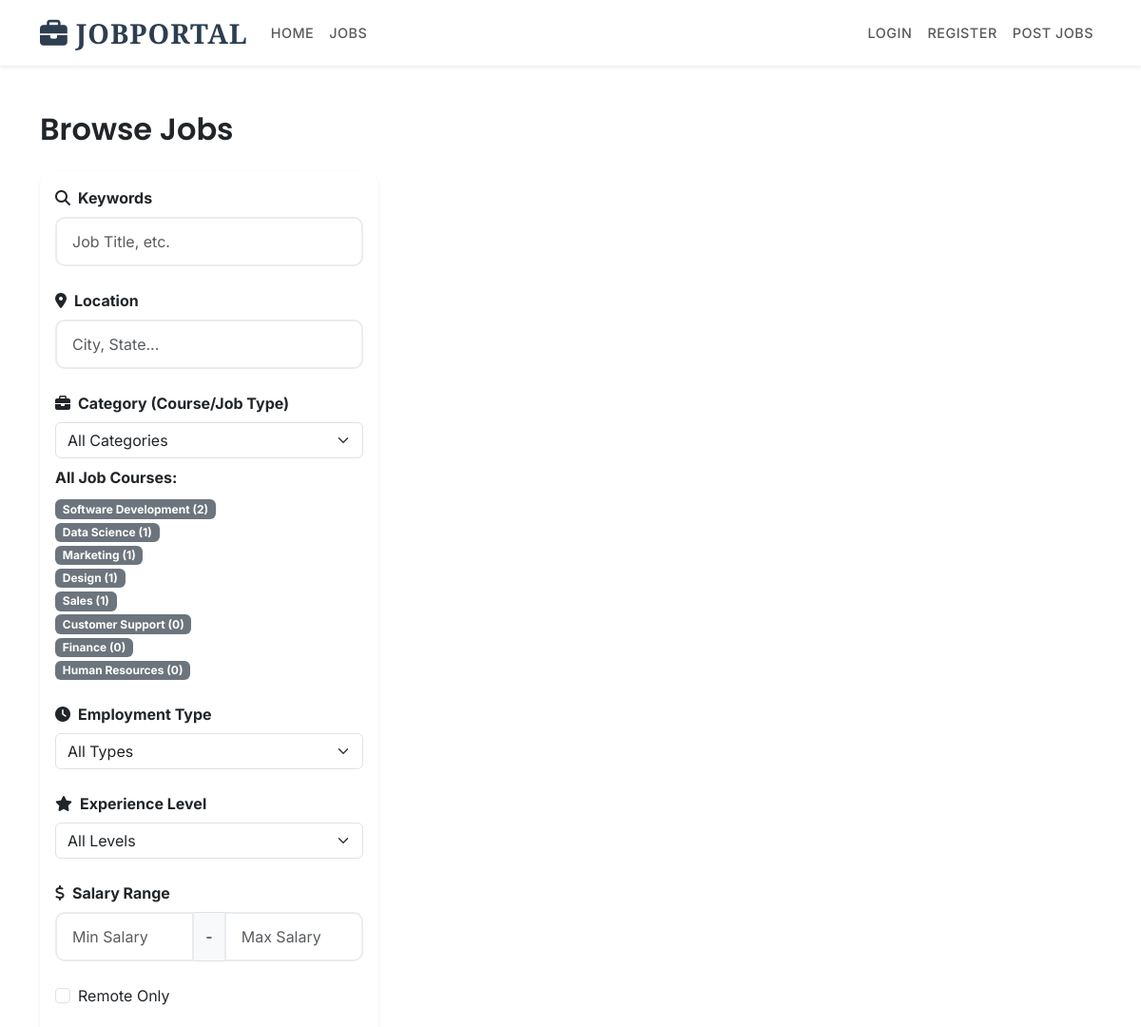
The app's page /jobs/ (upper part), older data.
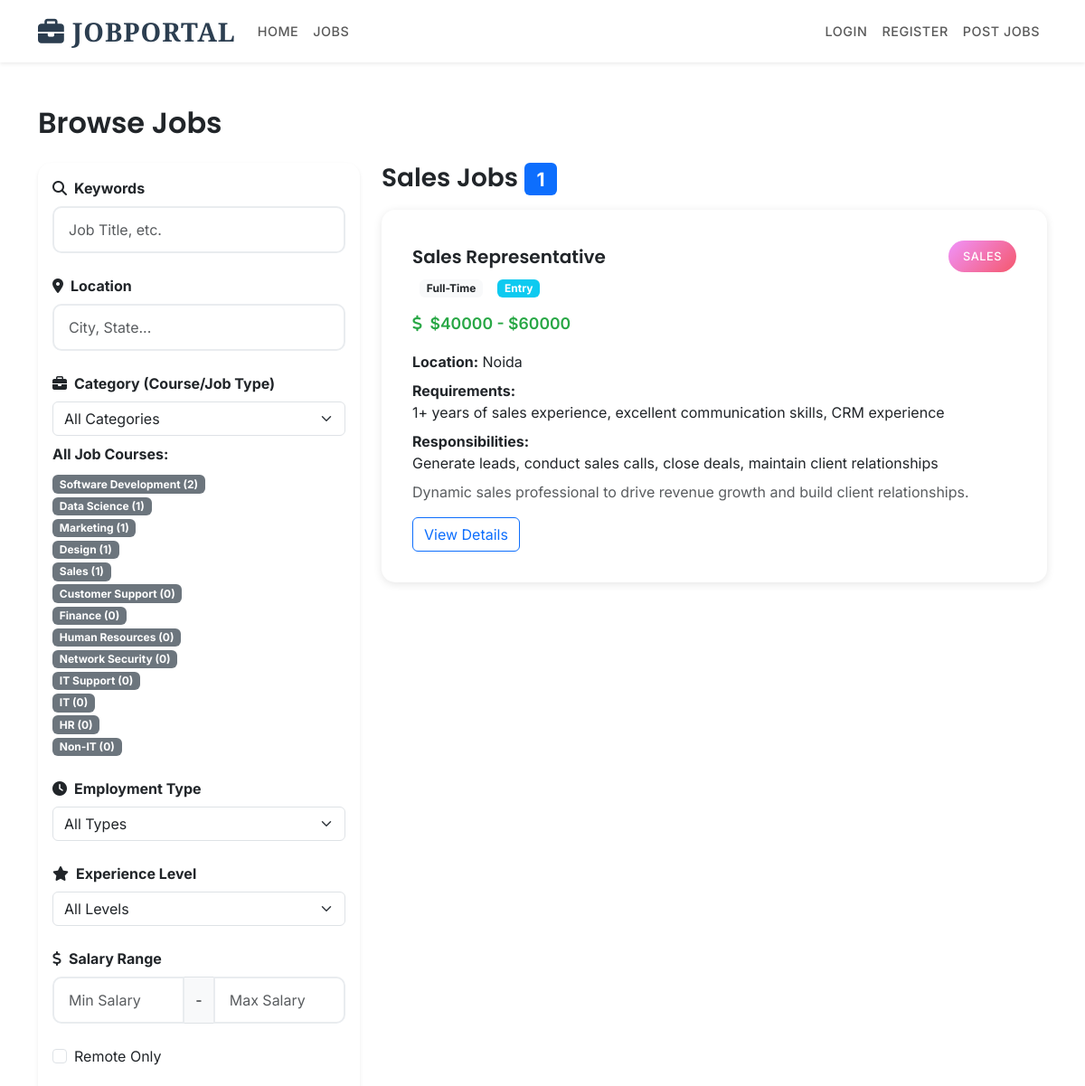
The same page, newer data.
### jobportal/models.py (models this page shows, shortened)
class Category(models.Model):
    name = models.CharField(max_length=100)
    description = models.TextField(blank=True)
    created_at = models.DateTimeField(auto_now_add=True)
    class Meta:
        verbose_name_plural = "Categories"
    def __str__(self):
        return self.name

class Job(models.Model):
    EMPLOYMENT_TYPE_CHOICES = [
        ('full-time', 'Full Time'),
        ('part-time', 'Part Time'),
        ('contract', 'Contract'),
        ('internship', 'Internship'),
        ('freelance', 'Freelance'),
    ]
    EXPERIENCE_LEVEL_CHOICES = [
        ('freshers', 'Freshers'),
        ('entry', 'Entry Level'),
        ('mid', 'Mid Level'),
        ('experienced', 'Experienced'),
        ('senior', 'Senior Level'),
        ('executive', 'Executive'),
    ]
    title = models.CharField(max_length=200)
    company = models.ForeignKey(Company, on_delete=models.CASCADE, related_name='jobs')
    category = models.ForeignKey(Category, on_delete=models.CASCADE, related_name='jobs')
    description = models.TextField()
    requirements = models.TextField()
    responsibilities = models.TextField()
    location = models.CharField(max_length=200)
    employment_type = models.CharField(max_length=20, choices=EMPLOYMENT_TYPE_CHOICES)
    experience_level = models.CharField(max_length=20, choices=EXPERIENCE_LEVEL_CHOICES)
    salary_min = models.DecimalField(max_digits=10, decimal_places=2, blank=True, null=True)
    salary_max = models.DecimalField(max_digits=10, decimal_places=2, blank=True, null=True)
    is_remote = models.BooleanField(default=False)
    is_active = models.BooleanField(default=True)
    created_at = models.DateTimeField(auto_now_add=True)
    updated_at = models.DateTimeField(auto_now=True)
    deadline = models.DateField(blank=True, null=True)
    class Meta:
        ordering = ['-created_at']

### jobportal/views.py (the view)
# urls.py: path('jobs/', views.job_list, name='job_list'),
def job_list(request):
    jobs = Job.objects.filter(is_active=True)
    indian_cities = [
        'Bangalore', 'Bengaluru', 'Chennai', 'Hyderabad', 'Pune', 'Delhi', 'Mumbai', 'Kolkata', 'Ahmedabad',
        'Gurgaon', 'Noida', 'Jaipur', 'Lucknow', 'Chandigarh', 'Coimbatore', 'Indore', 'Nagpur', 'Patna',
        'Bhopal', 'Visakhapatnam', 'Vadodara', 'Ludhiana', 'Agra', 'Nashik', 'Faridabad', 'Meerut', 'Rajkot',
        'Varanasi', 'Srinagar', 'Aurangabad', 'Dhanbad', 'Amritsar', 'Allahabad', 'Ranchi', 'Howrah', 'Jabalpur',
        'Gwalior', 'Vijayawada', 'Jodhpur', 'Madurai', 'Raipur', 'Kota', 'Guwahati', 'Solapur', 'Hubli', 'Mysore',
        'Tiruchirappalli', 'Bareilly', 'Aligarh', 'Tiruppur', 'Moradabad', 'Jalandhar', 'Bhubaneswar', 'Salem',
        'Warangal', 'Guntur', 'Bhiwandi', 'Saharanpur', 'Gorakhpur', 'Bikaner', 'Amravati', 'Noida'
    ]
    city_q = Q(location__icontains='india') | Q(location__icontains='remote')
    for city in indian_cities:
        city_q |= Q(location__icontains=city)
    jobs = jobs.filter(city_q)
    search_form = JobSearchForm(request.GET)
    if search_form.is_valid():
        keyword = search_form.cleaned_data.get('keyword')
        location = search_form.cleaned_data.get('location')
        category = search_form.cleaned_data.get('category')
        employment_type = search_form.cleaned_data.get('employment_type')
        experience_level = search_form.cleaned_data.get('experience_level')
        is_remote = search_form.cleaned_data.get('is_remote')
        min_salary = search_form.cleaned_data.get('min_salary')
        max_salary = search_form.cleaned_data.get('max_salary')
        if keyword:
            jobs = jobs.filter(
                Q(title__icontains=keyword) |
                Q(description__icontains=keyword) |
                Q(company__name__icontains=keyword)
            )
        if location:
            jobs = jobs.filter(location__icontains=location)
        if category:
            jobs = jobs.filter(category=category)
        if employment_type:
            jobs = jobs.filter(employment_type=employment_type)
        if experience_level:
            jobs = jobs.filter(experience_level=experience_level)
        if is_remote:
            jobs = jobs.filter(is_remote=True)
        if min_salary is not None:
            jobs = jobs.filter(salary_max__gte=min_salary)
        if max_salary is not None:
            jobs = jobs.filter(salary_min__lte=max_salary)
    sort = request.GET.get('sort')
    if sort == 'date':
        jobs = jobs.order_by('-created_at')
    elif sort == 'salary':
        jobs = jobs.order_by('-salary_max')
    elif sort == 'title':
        jobs = jobs.order_by('title')
    paginator = Paginator(jobs, 4)
    page_number = request.GET.get('page')
    page_obj = paginator.get_page(page_number)
    if request.user.is_authenticated:
        applied_job_ids = set(Application.objects.filter(applicant=request.user).values_list('job_id', flat=True))
        bookmarked_job_ids = set(JobBookmark.objects.filter(user=request.user).values_list('job_id', flat=True))
    else:
        applied_job_ids = set()
        bookmarked_job_ids = set()
    context = {
        'jobs': page_obj,
        'search_form': search_form,
        'total_jobs': jobs.count(),
        'applied_job_ids': applied_job_ids,
        'bookmarked_job_ids': bookmarked_job_ids,
    }
    return render(request, 'jobportal/job_list.html', context)

### templates/jobportal/job_list.html (shortened to what this page needs)
{% extends 'base.html' %}
{% load widget_tweaks %}
{% block content %}
<div class="container py-5">
    <h2 class="mb-4">Browse Jobs</h2>
    <div class="row">
        <div class="col-md-4">
            <div class="card shadow-sm mb-4">
                <div class="card-body">
                    <form method="get" action="{% url 'job_list' %}">
                        <div class="mb-4">
                            <label class="form-label fw-bold">
                                <i class="fas fa-search me-2"></i>Keywords
                            </label>
                            {% render_field search_form.keyword class="form-control" placeholder="Job Title, etc." %}
                        </div>
                        <div class="mb-4">
                            <label class="form-label fw-bold">
                                <i class="fas fa-map-marker-alt me-2"></i>Location
                            </label>
                            {% render_field search_form.location class="form-control" placeholder="City, State..." %}
                        </div>
                        <div class="mb-4">
                            <label class="form-label fw-bold">
                                <i class="fas fa-briefcase me-2"></i>Category (Course/Job Type)
                            </label>
                            {% render_field search_form.category class="form-select" %}
                            <div class="mt-2">
                                <strong>All Job Courses:</strong>
                                <ul class="list-unstyled mt-2">
                                    {% for cat in search_form.fields.category.queryset %}
                                        <li><span class="badge bg-secondary">{{ cat.name }} ({{ cat.jobs.count }})</span></li>
                                    {% endfor %}
                                </ul>
                            </div>
                        </div>
                        <div class="mb-4">
                            <label class="form-label fw-bold">
                                <i class="fas fa-clock me-2"></i>Employment Type
                            </label>
                            {% render_field search_form.employment_type class="form-select" %}
                        </div>
                        <div class="mb-4">
                            <label class="form-label fw-bold">
                                <i class="fas fa-star me-2"></i>Experience Level
                            </label>
                            {% render_field search_form.experience_level class="form-select" %}
                        </div>
                        <div class="mb-4">
                            <label class="form-label fw-bold">
                                <i class="fas fa-dollar-sign me-2"></i>Salary Range
                            </label>
                            <div class="input-group">
                                {% render_field search_form.min_salary class="form-control" placeholder="Min Salary" %}
                                <span class="input-group-text">-</span>
                                {% render_field search_form.max_salary class="form-control" placeholder="Max Salary" %}
                            </div>
                        </div>
                        <div class="mb-4">
                            <div class="form-check">
                                {% render_field search_form.is_remote class="form-check-input" %}
                                <label class="form-check-label" for="{{ search_form.is_remote.id_for_label }}">
                                    Remote Only
                                </label>
                            </div>
                        </div>
                    </form>
                </div>
            </div>
        </div>
        <div class="col-md-8">
            {% regroup jobs by category.name as job_category_list %}
            {% for group in job_category_list %}
                <h3 class="mb-3">{{ group.grouper }} Jobs <span class="badge bg-primary">{{ group.list|length }}</span></h3>
                {% for job in group.list %}
                    <div class="card job-card mb-4">
                        <div class="card-body">
                            <div class="d-flex justify-content-between align-items-center mb-2">
                                <h5 class="card-title mb-0">{{ job.title }}</h5>
                                <span class="category-badge">{{ job.category.name }}</span>
                            </div>
                            <div class="job-tags mb-3">
                                <span class="badge bg-light text-dark ms-2">{{ job.employment_type|title }}</span>
                                <span class="badge bg-info ms-2">{{ job.experience_level|title }}</span>
                            </div>
                            {% if job.salary_min and job.salary_max %}
                                <p class="salary-text mb-3">
                                    <i class="fas fa-dollar-sign me-1"></i>
                                    ${{ job.salary_min|floatformat:0 }} - ${{ job.salary_max|floatformat:0 }}
                                </p>
                            {% endif %}
                            <p class="mb-2"><strong>Location:</strong> {{ job.location }}</p>
                            <p class="mb-2"><strong>Requirements:</strong><br>{{ job.requirements|linebreaksbr }}</p>
                            <p class="mb-2"><strong>Responsibilities:</strong><br>{{ job.responsibilities|linebreaksbr }}</p>
                            <p class="card-text text-muted mb-3">{{ job.description|truncatewords:25 }}</p>
                            <a href="{% url 'job_detail' job.id %}" class="btn btn-outline-primary">View Details</a>
                        </div>
                    </div>
                {% endfor %}
            {% endfor %}
        </div>
    </div>
</div>
{% endblock %}

### templates/base.html (shortened to what this page needs)
{% load static %}
<!DOCTYPE html>
<html lang="en">
<head>
    <link href="https://cdn.jsdelivr.net/npm/bootstrap@5.3.0/dist/css/bootstrap.min.css" rel="stylesheet">
    <link rel="stylesheet" href="https://cdnjs.cloudflare.com/ajax/libs/font-awesome/6.4.0/css/all.min.css">
</head>
<body>
    <nav class="navbar navbar-expand-lg navbar-light bg-white shadow-sm">
        <div class="container">
            <a class="navbar-brand" href="{% url 'home' %}">
                <i class="fas fa-briefcase me-2"></i>JobPortal
            </a>
            <div class="collapse navbar-collapse" id="navbarNav">
                <ul class="navbar-nav me-auto">
                    <li class="nav-item">
                        <a class="nav-link" href="{% url 'home' %}">Home</a>
                    </li>
                    <li class="nav-item">
                        <a class="nav-link" href="{% url 'job_list' %}">Jobs</a>
                    </li>
                </ul>
                <ul class="navbar-nav">
                    {% if user.is_authenticated %}
                        <li class="nav-item dropdown">
                            <a class="nav-link dropdown-toggle" href="#" id="navbarDropdown" role="button" data-bs-toggle="dropdown">
                                <i class="fas fa-user me-1"></i>{{ user.get_full_name|default:user.username }}
                            </a>
                            <ul class="dropdown-menu">
                                <li><a class="dropdown-item" href="{% url 'user_profile' %}">Profile</a></li>
                                <li><a class="dropdown-item" href="{% url 'my_applications' %}">My Applications</a></li>
                                <li><a class="dropdown-item" href="{% url 'my_bookmarks' %}">Bookmarks</a></li>
                                <li><hr class="dropdown-divider"></li>
                                <li>
                                    <form method="post" action="{% url 'logout' %}" style="display: inline;">
                                        {% csrf_token %}
                                        <button type="submit" class="dropdown-item" style="background: none; border: none; width: 100%; text-align: left;">
                                            <i class="fas fa-sign-out-alt me-2"></i>Logout
                                        </button>
                                    </form>
                                </li>
                            </ul>
                        </li>
                    {% else %}
                        <li class="nav-item">
                            <a class="nav-link" href="{% url 'login' %}">Login</a>
                        </li>
                        <li class="nav-item">
                            <a class="nav-link" href="{% url 'register' %}">Register</a>
                        </li>
                        <li class="nav-item">
                            <a class="nav-link" href="{% url 'register_company' %}">Post Jobs</a>
                        </li>
                    {% endif %}
                </ul>
            </div>
        </div>
    </nav>
    <main>
        {% block content %}{% endblock %}
    </main>
</body>
</html>

### templates/base.html (style rules this page uses)
:root { --primary-color: #667eea; --secondary-color: #764ba2; --accent-color: #f093fb; --text-dark: #2c3e50; --text-light: #6c757d; --bg-light: #f8f9fa; --gradient-primary: linear-gradient(135deg, #667eea 0%, #764ba2 100%); --gradient-secondary: linear-gradient(135deg, #f093fb 0%, #f5576c 100%); --shadow-light: 0 2px 10px rgba(0,0,0,0.1); --shadow-medium: 0 5px 20px rgba(0,0,0,0.15); --shadow-heavy: 0 10px 30px rgba(0,0,0,0.2); }
* { font-family: 'Inter', sans-serif; }
h1, h2, h3, h4, h5, h6 { font-family: 'Poppins', sans-serif; font-weight: 600; }
.navbar-brand { font-family: 'Playfair Display', serif; font-weight: 700; font-size: 1.8rem; color: var(--text-dark) !important; text-transform: uppercase; letter-spacing: 1px; }
.job-card { transition: all 0.3s cubic-bezier(0.4, 0, 0.2, 1); border: none; border-radius: 15px; box-shadow: var(--shadow-light); overflow: hidden; background: white; }
.job-card .card-body { padding: 2rem; }
.category-badge { background: var(--gradient-secondary); color: white; padding: 8px 16px; border-radius: 20px; font-size: 0.8rem; font-weight: 500; text-transform: uppercase; letter-spacing: 0.5px; }
.salary-text { color: #28a745; font-weight: 600; font-size: 1.1rem; }
.form-control { border-radius: 10px; border: 2px solid #e9ecef; padding: 12px 16px; font-size: 1rem; transition: all 0.3s ease; }
.card { border-radius: 15px; border: none; box-shadow: var(--shadow-light); overflow: hidden; }
.navbar { backdrop-filter: blur(10px); background: rgba(255, 255, 255, 0.95) !important; box-shadow: var(--shadow-light); }
.nav-link { font-weight: 500; text-transform: uppercase; letter-spacing: 0.5px; font-size: 0.9rem; transition: all 0.3s ease; }

### templates/jobportal/job_list.html (style rules this page uses)
.job-card { transition: all 0.3s cubic-bezier(0.4, 0, 0.2, 1); border: 2px solid transparent; }
.job-tags { display: flex; flex-wrap: wrap; gap: 0.5rem; }

Row changes from the older to the newer data that the page shows:
added Category: name "Network Security", jobs.count "0"
added Category: name "IT Support", jobs.count "0"
added Category: name "IT", jobs.count "0"
added Category: name "HR", jobs.count "0"
added Category: name "Non-IT", jobs.count "0"
now on this page (row edited): Job: title "Sales Representative", category.name "SALES", employment_type "Full-Time", experience_level "Entry", salary_min "40000", salary_max "60000", location "Noida", requirements "1+ years of sales experience, excellent communication skills, CRM experience", responsibilities "Generate leads, conduct sales calls, close deals, maintain client relationships", description "Dynamic sales professional to drive revenue growth and build client relationships."
Text that changed along with them:
new list line: "Sales"
new list line: "Jobs 1"
